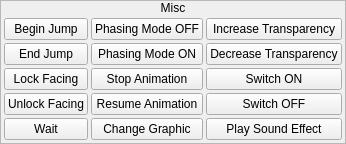
             <widget class="QFrame" name="frame_10">
              <property name="frameShape">
               <enum>QFrame::StyledPanel</enum>
              </property>
              <property name="frameShadow">
               <enum>QFrame::Raised</enum>
              </property>
              <layout class="QVBoxLayout" name="verticalLayout_24">
               <property name="spacing">
                <number>0</number>
               </property>
               <property name="margin">
                <number>0</number>
               </property>
               <item>
                <widget class="QLabel" name="label_14">
                 <property name="sizePolicy">
                  <sizepolicy hsizetype="Preferred" vsizetype="Fixed">
                   <horstretch>0</horstretch>
                   <verstretch>0</verstretch>
                  </sizepolicy>
                 </property>
                 <property name="text">
                  <string>Misc</string>
                 </property>
                 <property name="alignment">
                  <set>Qt::AlignCenter</set>
                 </property>
                </widget>
               </item>
               <item>
                <widget class="QWidget" name="widget_8" native="true">
                 <layout class="QHBoxLayout" name="horizontalLayout_24">
                  <property name="spacing">
                   <number>3</number>
                  </property>
                  <property name="margin">
                   <number>3</number>
                  </property>
                  <item>
                   <widget class="QWidget" name="widget_32" native="true">
                    <layout class="QVBoxLayout" name="verticalLayout_8">
                     <property name="spacing">
                      <number>3</number>
                     </property>
                     <property name="margin">
                      <number>0</number>
                     </property>
                     <item>
                      <widget class="QPushButton" name="bBeginJump">
                       <property name="text">
                        <string>Begin Jump</string>
                       </property>
                      </widget>
                     </item>
                     <item>
                      <widget class="QPushButton" name="bEndJump">
                       <property name="text">
                        <string>End Jump</string>
                       </property>
                      </widget>
                     </item>
                     <item>
                      <widget class="QPushButton" name="bLockFacing">
                       <property name="text">
                        <string>Lock Facing</string>
                       </property>
                      </widget>
                     </item>
                     <item>
                      <widget class="QPushButton" name="bUnlockFacing">
                       <property name="text">
                        <string>Unlock Facing</string>
                       </property>
                      </widget>
                     </item>
                     <item>
                      <widget class="QPushButton" name="bWait">
                       <property name="text">
                        <string>Wait</string>
                       </property>
                      </widget>
                     </item>
                    </layout>
                   </widget>
                  </item>
                  <item>
                   <widget class="QWidget" name="widget_33" native="true">
                    <layout class="QVBoxLayout" name="verticalLayout_9">
                     <property name="spacing">
                      <number>3</number>
                     </property>
                     <property name="margin">
                      <number>0</number>
                     </property>
                     <item>
                      <widget class="QPushButton" name="bPhasingModeOFF">
                       <property name="text">
                        <string>Phasing Mode OFF</string>
                       </property>
                      </widget>
                     </item>
                     <item>
                      <widget class="QPushButton" name="bPhasingModeON">
                       <property name="text">
                        <string>Phasing Mode ON</string>
                       </property>
                      </widget>
                     </item>
                     <item>
                      <widget class="QPushButton" name="bStopAnimation">
                       <property name="text">
                        <string>Stop Animation</string>
                       </property>
                      </widget>
                     </item>
                     <item>
                      <widget class="QPushButton" name="bResumeAnimation">
                       <property name="text">
                        <string>Resume Animation</string>
                       </property>
                      </widget>
                     </item>
                     <item>
                      <widget class="QPushButton" name="bChangeGraphic">
                       <property name="text">
                        <string>Change Graphic</string>
                       </property>
                      </widget>
                     </item>
                    </layout>
                   </widget>
                  </item>
                  <item>
                   <widget class="QWidget" name="widget_34" native="true">
                    <layout class="QVBoxLayout" name="verticalLayout_26">
                     <property name="spacing">
                      <number>3</number>
                     </property>
                     <property name="margin">
                      <number>0</number>
                     </property>
                     <item>
                      <widget class="QPushButton" name="bIncreaseTransparency">
                       <property name="text">
                        <string>Increase Transparency</string>
                       </property>
                      </widget>
                     </item>
                     <item>
                      <widget class="QPushButton" name="bDecreaseTransparency">
                       <property name="text">
                        <string>Decrease Transparency</string>
                       </property>
                      </widget>
                     </item>
                     <item>
                      <widget class="QPushButton" name="bSwitchON">
                       <property name="text">
                        <string>Switch ON</string>
                       </property>
                      </widget>
                     </item>
                     <item>
                      <widget class="QPushButton" name="bSwitchOFF">
                       <property name="text">
                        <string>Switch OFF</string>
                       </property>
                      </widget>
                     </item>
                     <item>
                      <widget class="QPushButton" name="bPlaySoundEffect">
                       <property name="text">
                        <string>Play Sound Effect</string>
                       </property>
                      </widget>
                     </item>
                    </layout>
                   </widget>
                  </item>
                 </layout>
                </widget>
               </item>
              </layout>
             </widget>
